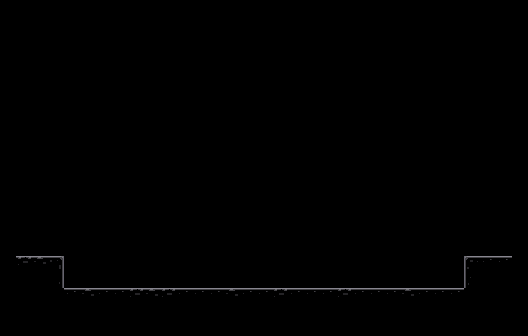

A level layout from a 2D game, rendered from its tile map. Below: a short description, then the map file with tile-grid data replaced by summaries:
An orthogonal 33x21 tile map with 16x16 px tiles, 1 tile layer (Foreground), 3 hidden layers not drawn, 2 tilesets and 18 objects.

<map version="1.0" tiledversion="2018.07.13" orientation="orthogonal" renderorder="right-down" width="33" height="21" tilewidth="16" tileheight="16" infinite="0" nextlayerid="34" nextobjectid="98">
 <properties>
  <property name="backgroundZ" type="int" value="0" />
  <property name="foregroundZ" type="int" value="5" />
  <property name="mapscale" type="float" value="2.5" />
  <property name="startx" type="int" value="16" />
  <property name="starty" type="int" value="8" />
 </properties>
 <tileset firstgid="1" source="Dungeon Tileset.tsx" />
 <tileset firstgid="1051" source="table.tsx" />
 <layer id="30" name="Background" width="33" height="21" visible="0">
  <properties>
   <property name="zLevel" type="int" value="0" />
  </properties>
  <data>[693 cells, 631 non-empty, 51 distinct tile ids]</data>
 </layer>
 <layer id="31" name="mid" width="33" height="21" visible="0">
  <properties>
   <property name="zLevel" type="int" value="3" />
  </properties>
  <data>[693 cells, 22 non-empty, 12 distinct tile ids]</data>
 </layer>
 <layer id="32" name="top" width="33" height="21" visible="0">
  <properties>
   <property name="zLevel" type="int" value="4" />
  </properties>
  <data>[693 cells, 13 non-empty, 8 distinct tile ids]</data>
 </layer>
 <layer id="33" name="Foreground" width="33" height="21">
  <properties>
   <property name="zLevel" type="int" value="5" />
  </properties>
  <data>[693 cells, 70 non-empty, 8 distinct tile ids]</data>
 </layer>
 <objectgroup id="21" name="obstacles">
  <object id="31" x="208" y="203.166" width="32" height="20.8334" />
  <object id="32" x="288" y="203.333" width="32" height="20.6667" />
  <object id="49" x="32" y="128" width="16" height="16" />
  <object id="55" x="240" y="112" width="48" height="32" />
  <object id="74" x="208" y="0" width="112" height="112" />
  <object id="75" x="320" y="0" width="144" height="96" />
  <object id="76" x="64" y="0" width="144" height="96" />
  <object id="81" x="480" y="128" width="16" height="16" />
  <object id="82" x="448" y="96" width="16" height="16" />
  <object id="83" x="496" y="128" width="32" height="32" />
  <object id="84" x="464" y="0" width="64" height="128" />
  <object id="87" x="0" y="0" width="64" height="128" />
  <object id="88" x="0" y="128" width="32" height="32" />
  <object id="90" x="0" y="160" width="16" height="128" />
  <object id="91" x="512" y="160" width="16" height="128" />
  <object id="95" x="0" y="288" width="64" height="48" />
  <object id="96" x="64" y="320" width="400" height="16" />
  <object id="97" x="464" y="288" width="64" height="48" />
 </objectgroup>
</map>
